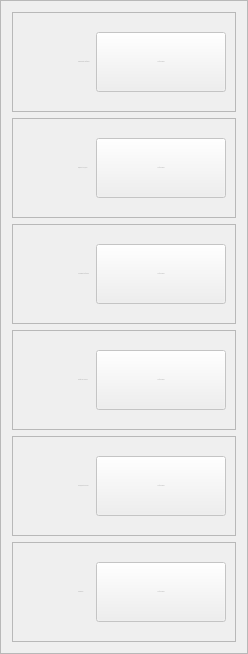
         <widget class="QFrame" name="helpUpgradeFrame">
          <property name="maximumSize">
           <size>
            <width>0</width>
            <height>16777215</height>
           </size>
          </property>
          <property name="font">
           <font>
            <family>Verdana</family>
            <pointsize>-1</pointsize>
            <weight>75</weight>
            <bold>true</bold>
           </font>
          </property>
          <property name="frameShape">
           <enum>QFrame::StyledPanel</enum>
          </property>
          <property name="frameShadow">
           <enum>QFrame::Raised</enum>
          </property>
          <layout class="QVBoxLayout" name="verticalLayout_5">
           <item>
            <widget class="QFrame" name="helpUpgrade">
             <property name="enabled">
              <bool>false</bool>
             </property>
             <property name="minimumSize">
              <size>
               <width>0</width>
               <height>100</height>
              </size>
             </property>
             <property name="maximumSize">
              <size>
               <width>16777215</width>
               <height>100</height>
              </size>
             </property>
             <property name="font">
              <font>
               <family>Verdana</family>
               <pointsize>-1</pointsize>
              </font>
             </property>
             <property name="frameShape">
              <enum>QFrame::StyledPanel</enum>
             </property>
             <property name="frameShadow">
              <enum>QFrame::Raised</enum>
             </property>
             <layout class="QHBoxLayout" name="horizontalLayout_16">
              <item>
               <widget class="QPushButton" name="mainUpgradeIcon_13">
                <property name="minimumSize">
                 <size>
                  <width>50</width>
                  <height>0</height>
                 </size>
                </property>
                <property name="maximumSize">
                 <size>
                  <width>50</width>
                  <height>16777215</height>
                 </size>
                </property>
                <property name="font">
                 <font>
                  <family>Verdana</family>
                  <pointsize>-1</pointsize>
                 </font>
                </property>
                <property name="text">
                 <string/>
                </property>
                <property name="icon">
                 <iconset resource="../Downloads/icons.qrc">
                  <normaloff>:/icons/icons8-crying-baby-100.png</normaloff>:/icons/icons8-crying-baby-100.png</iconset>
                </property>
                <property name="iconSize">
                 <size>
                  <width>40</width>
                  <height>40</height>
                 </size>
                </property>
                <property name="autoDefault">
                 <bool>false</bool>
                </property>
                <property name="flat">
                 <bool>true</bool>
                </property>
               </widget>
              </item>
              <item>
               <widget class="QLabel" name="helpUpgradeName">
                <property name="font">
                 <font>
                  <family>Verdana</family>
                  <pointsize>-1</pointsize>
                 </font>
                </property>
                <property name="text">
                 <string>Капризный ребенок</string>
                </property>
                <property name="margin">
                 <number>5</number>
                </property>
               </widget>
              </item>
              <item>
               <widget class="QPushButton" name="helpUpgradeBuy">
                <property name="minimumSize">
                 <size>
                  <width>130</width>
                  <height>60</height>
                 </size>
                </property>
                <property name="maximumSize">
                 <size>
                  <width>130</width>
                  <height>60</height>
                 </size>
                </property>
                <property name="cursor">
                 <cursorShape>PointingHandCursor</cursorShape>
                </property>
                <property name="text">
                 <string>10 бургеров</string>
                </property>
                <property name="icon">
                 <iconset resource="../Downloads/icons.qrc">
                  <normaloff>:/icons/icons8-buy-32.png</normaloff>:/icons/icons8-buy-32.png</iconset>
                </property>
               </widget>
              </item>
             </layout>
            </widget>
           </item>
           <item>
            <widget class="QFrame" name="helpUpgrade_2">
             <property name="enabled">
              <bool>false</bool>
             </property>
             <property name="minimumSize">
              <size>
               <width>0</width>
               <height>100</height>
              </size>
             </property>
             <property name="maximumSize">
              <size>
               <width>16777215</width>
               <height>100</height>
              </size>
             </property>
             <property name="font">
              <font>
               <family>Verdana</family>
               <pointsize>-1</pointsize>
              </font>
             </property>
             <property name="frameShape">
              <enum>QFrame::StyledPanel</enum>
             </property>
             <property name="frameShadow">
              <enum>QFrame::Raised</enum>
             </property>
             <layout class="QHBoxLayout" name="horizontalLayout_17">
              <item>
               <widget class="QPushButton" name="helUpgradeIcon_14">
                <property name="minimumSize">
                 <size>
                  <width>50</width>
                  <height>0</height>
                 </size>
                </property>
                <property name="maximumSize">
                 <size>
                  <width>50</width>
                  <height>16777215</height>
                 </size>
                </property>
                <property name="font">
                 <font>
                  <family>Verdana</family>
                  <pointsize>-1</pointsize>
                 </font>
                </property>
                <property name="text">
                 <string/>
                </property>
                <property name="icon">
                 <iconset resource="../Downloads/icons.qrc">
                  <normaloff>:/icons/icons8-student-64.png</normaloff>:/icons/icons8-student-64.png</iconset>
                </property>
                <property name="iconSize">
                 <size>
                  <width>40</width>
                  <height>40</height>
                 </size>
                </property>
                <property name="flat">
                 <bool>true</bool>
                </property>
               </widget>
              </item>
              <item>
               <widget class="QLabel" name="helpUpgradeName_2">
                <property name="font">
                 <font>
                  <family>Verdana</family>
                  <pointsize>-1</pointsize>
                 </font>
                </property>
                <property name="text">
                 <string>Бедный студент</string>
                </property>
                <property name="margin">
                 <number>5</number>
                </property>
               </widget>
              </item>
              <item>
               <widget class="QPushButton" name="helpUpgradeBuy_2">
                <property name="minimumSize">
                 <size>
                  <width>130</width>
                  <height>60</height>
                 </size>
                </property>
                <property name="maximumSize">
                 <size>
                  <width>130</width>
                  <height>60</height>
                 </size>
                </property>
                <property name="cursor">
                 <cursorShape>PointingHandCursor</cursorShape>
                </property>
                <property name="text">
                 <string>10 бургеров</string>
                </property>
                <property name="icon">
                 <iconset resource="../Downloads/icons.qrc">
                  <normaloff>:/icons/icons8-buy-32.png</normaloff>:/icons/icons8-buy-32.png</iconset>
                </property>
               </widget>
              </item>
             </layout>
            </widget>
           </item>
           <item>
            <widget class="QFrame" name="helpUpgrade_3">
             <property name="enabled">
              <bool>false</bool>
             </property>
             <property name="minimumSize">
              <size>
               <width>0</width>
               <height>100</height>
              </size>
             </property>
             <property name="maximumSize">
              <size>
               <width>16777215</width>
               <height>100</height>
              </size>
             </property>
             <property name="font">
              <font>
               <family>Verdana</family>
               <pointsize>-1</pointsize>
              </font>
             </property>
             <property name="frameShape">
              <enum>QFrame::StyledPanel</enum>
             </property>
             <property name="frameShadow">
              <enum>QFrame::Raised</enum>
             </property>
             <layout class="QHBoxLayout" name="horizontalLayout_20">
              <item>
               <widget class="QPushButton" name="mainUpgradeIcon_17">
                <property name="minimumSize">
                 <size>
                  <width>50</width>
                  <height>0</height>
                 </size>
                </property>
                <property name="maximumSize">
                 <size>
                  <width>50</width>
                  <height>16777215</height>
                 </size>
                </property>
                <property name="font">
                 <font>
                  <family>Verdana</family>
                  <pointsize>-1</pointsize>
                 </font>
                </property>
                <property name="text">
                 <string/>
                </property>
                <property name="icon">
                 <iconset resource="../Downloads/icons.qrc">
                  <normaloff>:/icons/icons8-worker-60.png</normaloff>:/icons/icons8-worker-60.png</iconset>
                </property>
                <property name="iconSize">
                 <size>
                  <width>40</width>
                  <height>40</height>
                 </size>
                </property>
                <property name="flat">
                 <bool>true</bool>
                </property>
               </widget>
              </item>
              <item>
               <widget class="QLabel" name="helpUpgradeName_3">
                <property name="font">
                 <font>
                  <family>Verdana</family>
                  <pointsize>-1</pointsize>
                 </font>
                </property>
                <property name="text">
                 <string>Уставший работяга</string>
                </property>
                <property name="margin">
                 <number>5</number>
                </property>
               </widget>
              </item>
              <item>
               <widget class="QPushButton" name="helpUpgradeBuy_3">
                <property name="minimumSize">
                 <size>
                  <width>130</width>
                  <height>60</height>
                 </size>
                </property>
                <property name="maximumSize">
                 <size>
                  <width>130</width>
                  <height>60</height>
                 </size>
                </property>
                <property name="cursor">
                 <cursorShape>PointingHandCursor</cursorShape>
                </property>
                <property name="text">
                 <string>10 бургеров</string>
                </property>
                <property name="icon">
                 <iconset resource="../Downloads/icons.qrc">
                  <normaloff>:/icons/icons8-buy-32.png</normaloff>:/icons/icons8-buy-32.png</iconset>
                </property>
               </widget>
              </item>
             </layout>
            </widget>
           </item>
           <item>
            <widget class="QFrame" name="helpUpgrade_4">
             <property name="enabled">
              <bool>false</bool>
             </property>
             <property name="minimumSize">
              <size>
               <width>0</width>
               <height>100</height>
              </size>
             </property>
             <property name="maximumSize">
              <size>
               <width>16777215</width>
               <height>100</height>
              </size>
             </property>
             <property name="font">
              <font>
               <family>Verdana</family>
               <pointsize>-1</pointsize>
              </font>
             </property>
             <property name="frameShape">
              <enum>QFrame::StyledPanel</enum>
             </property>
             <property name="frameShadow">
              <enum>QFrame::Raised</enum>
             </property>
             <layout class="QHBoxLayout" name="horizontalLayout_21">
              <item>
               <widget class="QPushButton" name="mainUpgradeIcon_18">
                <property name="minimumSize">
                 <size>
                  <width>50</width>
                  <height>0</height>
                 </size>
                </property>
                <property name="maximumSize">
                 <size>
                  <width>50</width>
                  <height>16777215</height>
                 </size>
                </property>
                <property name="font">
                 <font>
                  <family>Verdana</family>
                  <pointsize>-1</pointsize>
                 </font>
                </property>
                <property name="text">
                 <string/>
                </property>
                <property name="icon">
                 <iconset resource="../Downloads/icons.qrc">
                  <normaloff>:/icons/icons8-eating-64.png</normaloff>:/icons/icons8-eating-64.png</iconset>
                </property>
                <property name="iconSize">
                 <size>
                  <width>40</width>
                  <height>40</height>
                 </size>
                </property>
                <property name="flat">
                 <bool>true</bool>
                </property>
               </widget>
              </item>
              <item>
               <widget class="QLabel" name="helpUpgradeName_4">
                <property name="font">
                 <font>
                  <family>Verdana</family>
                  <pointsize>-1</pointsize>
                 </font>
                </property>
                <property name="text">
                 <string>Любитель поесть</string>
                </property>
                <property name="margin">
                 <number>5</number>
                </property>
               </widget>
              </item>
              <item>
               <widget class="QPushButton" name="helpUpgradeBuy_4">
                <property name="minimumSize">
                 <size>
                  <width>130</width>
                  <height>60</height>
                 </size>
                </property>
                <property name="maximumSize">
                 <size>
                  <width>130</width>
                  <height>60</height>
                 </size>
                </property>
                <property name="cursor">
                 <cursorShape>PointingHandCursor</cursorShape>
                </property>
                <property name="text">
                 <string>10 бургеров</string>
                </property>
                <property name="icon">
                 <iconset resource="../Downloads/icons.qrc">
                  <normaloff>:/icons/icons8-buy-32.png</normaloff>:/icons/icons8-buy-32.png</iconset>
                </property>
               </widget>
              </item>
             </layout>
            </widget>
           </item>
           <item>
            <widget class="QFrame" name="helpUpgrade_5">
             <property name="enabled">
              <bool>false</bool>
             </property>
             <property name="minimumSize">
              <size>
               <width>0</width>
               <height>100</height>
              </size>
             </property>
             <property name="maximumSize">
              <size>
               <width>16777215</width>
               <height>100</height>
              </size>
             </property>
             <property name="font">
              <font>
               <family>Verdana</family>
               <pointsize>-1</pointsize>
              </font>
             </property>
             <property name="frameShape">
              <enum>QFrame::StyledPanel</enum>
             </property>
             <property name="frameShadow">
              <enum>QFrame::Raised</enum>
             </property>
             <layout class="QHBoxLayout" name="horizontalLayout_18">
              <item>
               <widget class="QPushButton" name="mainUpgradeIcon_15">
                <property name="minimumSize">
                 <size>
                  <width>50</width>
                  <height>0</height>
                 </size>
                </property>
                <property name="maximumSize">
                 <size>
                  <width>50</width>
                  <height>16777215</height>
                 </size>
                </property>
                <property name="font">
                 <font>
                  <family>Verdana</family>
                  <pointsize>-1</pointsize>
                 </font>
                </property>
                <property name="text">
                 <string/>
                </property>
                <property name="icon">
                 <iconset resource="../Downloads/icons.qrc">
                  <normaloff>:/icons/fat.png</normaloff>:/icons/fat.png</iconset>
                </property>
                <property name="iconSize">
                 <size>
                  <width>40</width>
                  <height>40</height>
                 </size>
                </property>
                <property name="flat">
                 <bool>true</bool>
                </property>
               </widget>
              </item>
              <item>
               <widget class="QLabel" name="helpUpgradeName_5">
                <property name="font">
                 <font>
                  <family>Verdana</family>
                  <pointsize>-1</pointsize>
                 </font>
                </property>
                <property name="text">
                 <string>Голодный толстяк</string>
                </property>
                <property name="margin">
                 <number>5</number>
                </property>
               </widget>
              </item>
              <item>
               <widget class="QPushButton" name="helpUpgradeBuy_5">
                <property name="minimumSize">
                 <size>
                  <width>130</width>
                  <height>60</height>
                 </size>
                </property>
                <property name="maximumSize">
                 <size>
                  <width>130</width>
                  <height>60</height>
                 </size>
                </property>
                <property name="cursor">
                 <cursorShape>PointingHandCursor</cursorShape>
                </property>
                <property name="text">
                 <string>10 бургеров</string>
                </property>
                <property name="icon">
                 <iconset resource="../Downloads/icons.qrc">
                  <normaloff>:/icons/icons8-buy-32.png</normaloff>:/icons/icons8-buy-32.png</iconset>
                </property>
               </widget>
              </item>
             </layout>
            </widget>
           </item>
           <item>
            <widget class="QFrame" name="helpUpgrade_6">
             <property name="enabled">
              <bool>false</bool>
             </property>
             <property name="minimumSize">
              <size>
               <width>0</width>
               <height>100</height>
              </size>
             </property>
             <property name="maximumSize">
              <size>
               <width>16777215</width>
               <height>100</height>
              </size>
             </property>
             <property name="font">
              <font>
               <family>Verdana</family>
               <pointsize>-1</pointsize>
              </font>
             </property>
             <property name="frameShape">
              <enum>QFrame::StyledPanel</enum>
             </property>
             <property name="frameShadow">
              <enum>QFrame::Raised</enum>
             </property>
             <layout class="QHBoxLayout" name="horizontalLayout_19">
              <item>
               <widget class="QPushButton" name="mainUpgradeIcon_16">
                <property name="minimumSize">
                 <size>
                  <width>50</width>
                  <height>0</height>
                 </size>
                </property>
                <property name="maximumSize">
                 <size>
                  <width>50</width>
                  <height>16777215</height>
                 </size>
                </property>
                <property name="font">
                 <font>
                  <family>Verdana</family>
                  <pointsize>-1</pointsize>
                 </font>
                </property>
                <property name="text">
                 <string/>
                </property>
                <property name="icon">
                 <iconset resource="../Downloads/icons.qrc">
                  <normaloff>:/icons/fat_guy-removebg-preview (1) (1).png</normaloff>:/icons/fat_guy-removebg-preview (1) (1).png</iconset>
                </property>
                <property name="iconSize">
                 <size>
                  <width>40</width>
                  <height>40</height>
                 </size>
                </property>
                <property name="flat">
                 <bool>true</bool>
                </property>
               </widget>
              </item>
              <item>
               <widget class="QLabel" name="helpUpgradeName_6">
                <property name="font">
                 <font>
                  <family>Verdana</family>
                  <pointsize>-1</pointsize>
                 </font>
                </property>
                <property name="text">
                 <string>Америкос</string>
                </property>
                <property name="margin">
                 <number>5</number>
                </property>
               </widget>
              </item>
              <item>
               <widget class="QPushButton" name="helpUpgradeBuy_6">
                <property name="minimumSize">
                 <size>
                  <width>130</width>
                  <height>60</height>
                 </size>
                </property>
                <property name="maximumSize">
                 <size>
                  <width>130</width>
                  <height>60</height>
                 </size>
                </property>
                <property name="cursor">
                 <cursorShape>PointingHandCursor</cursorShape>
                </property>
                <property name="text">
                 <string>10 бургеров</string>
                </property>
                <property name="icon">
                 <iconset resource="../Downloads/icons.qrc">
                  <normaloff>:/icons/icons8-buy-32.png</normaloff>:/icons/icons8-buy-32.png</iconset>
                </property>
               </widget>
              </item>
             </layout>
            </widget>
           </item>
          </layout>
         </widget>
